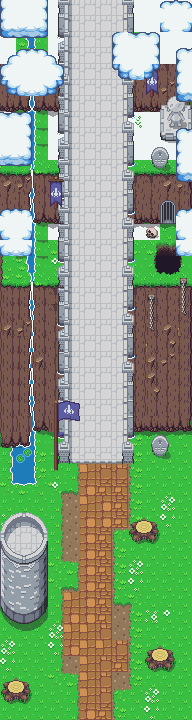

Rendered tile map (Tiled .tmx) drawn with the repository's tilesets; below, a short description and the map source with its tile grids summarised:
An orthogonal 12x45 tile map with 16x16 px tiles, 5 tile layers (Ground, GroundUp, Collisions, Decor, ...), 2 tilesets.

<map version="1.10" tiledversion="1.10.2" orientation="orthogonal" renderorder="left-down" width="12" height="45" tilewidth="16" tileheight="16" infinite="0" nextlayerid="6" nextobjectid="1">
 <tileset firstgid="1" source="PathtoCloudKingdom.tsx" />
 <tileset firstgid="1441" source="Clouds.tsx" />
 <layer id="1" name="Ground" width="12" height="45">
  <data>[540 cells, 540 non-empty, 17 distinct tile ids]</data>
 </layer>
 <layer id="3" name="GroundUp" width="12" height="45">
  <data>[540 cells, 337 non-empty, 25 distinct tile ids]</data>
 </layer>
 <layer id="2" name="Collisions" width="12" height="45">
  <data>[540 cells, 365 non-empty, 101 distinct tile ids]</data>
 </layer>
 <layer id="4" name="Decor" width="12" height="45">
  <data>[540 cells, 14 non-empty, 9 distinct tile ids]</data>
 </layer>
 <layer id="5" name="Clouds" width="12" height="45">
  <data>[540 cells, 61 non-empty, 24 distinct tile ids]</data>
 </layer>
</map>
